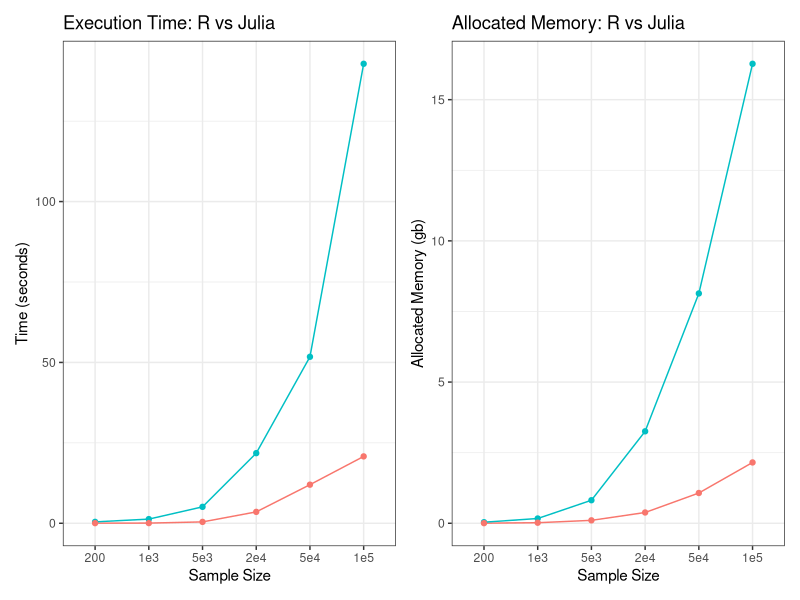
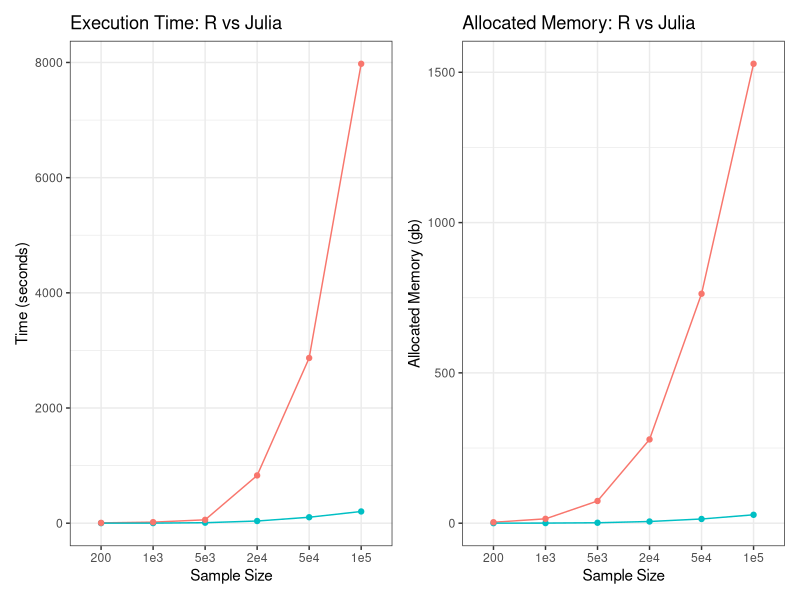

Write the R code that produced these figures, in order.
library(tidyverse)
library(ggplot2)
library(patchwork)

n_names <- c("200", "1e3", "5e3", "2e4", "5e4", "1e5")

julia_CI <- read.csv("Simulation 2/out/performance_summary_julia.csv") %>%
  extract(
    col     = file,
    into    = c("n", "nsim"),
    regex   = "data_(\\-?[0-9]+(?:\\.[0-9]+)?)_-3.8_0.5_0_(\\-?[0-9]+(?:\\.[0-9]+)?).csv",
    convert = TRUE,
    remove  = FALSE
  ) %>%
  group_by(n) %>%
  summarise(time_seconds = mean(time_seconds),
            alloc_gb = mean(alloc_kb)/(1024^2)) %>%
  mutate(lang = "Julia",
         n = n_names)

r_CI <- read.csv("Simulation 2/out/performance_summary_r.csv") %>%
  extract(
    col     = file,
    into    = c("n", "nsim"),
    regex   = "data_(\\-?[0-9]+(?:\\.[0-9]+)?)_-3.8_0.5_0_(\\-?[0-9]+(?:\\.[0-9]+)?).csv",
    convert = TRUE,
    remove  = FALSE
  ) %>%
  group_by(n) %>%
  summarise(time_seconds = mean(time_seconds, na.rm = TRUE), # rm missings introduced by non-inverse matrix error
            alloc_gb = mean(alloc_kb, na.rm = TRUE)/(1024^2)) %>%
  mutate(lang = "R",
         n = n_names)



julia_noCI <- read.csv("Simulation 2/out/performance_summary_noCI_julia.csv") %>%
  extract(
    col     = file,
    into    = c("n", "nsim"),
    regex   = "data_(\\-?[0-9]+(?:\\.[0-9]+)?)_-3.8_0.5_0_(\\-?[0-9]+(?:\\.[0-9]+)?).csv",
    convert = TRUE,
    remove  = FALSE
  ) %>%
  group_by(n) %>%
  summarise(time_seconds = mean(time_seconds),
            alloc_gb = mean(alloc_kb)/(1024^2)) %>%
  mutate(lang = "Julia",
         n = n_names)

r_noCI <- read.csv("Simulation 2/out/performance_summary_noCI_r.csv") %>%
  extract(
    col     = file,
    into    = c("n", "nsim"),
    regex   = "data_(\\-?[0-9]+(?:\\.[0-9]+)?)_-3.8_0.5_0_(\\-?[0-9]+(?:\\.[0-9]+)?).csv",
    convert = TRUE,
    remove  = FALSE
  ) %>%
  group_by(n) %>%
  summarise(time_seconds = mean(time_seconds),
            alloc_gb = mean(alloc_kb)/(1024^2)) %>%
  mutate(lang = "R",
         n = n_names)



noCI <- bind_rows(r_noCI, julia_noCI)


p_time_noCI <- ggplot(noCI, aes(x = factor(n, levels = n_names), y = time_seconds, color = lang, group = lang)) +
  geom_line(size = 0.5) +
  geom_point() +
  labs(
    x = "Sample Size",
    y = "Time (seconds)",
    title = "Execution Time: R vs Julia"
  ) +
  theme_bw() +
  theme(legend.position = "none")

p_memory_noCI <- ggplot(noCI, aes(x = factor(n, levels = n_names), y = alloc_gb, color = lang, group = lang)) +
  geom_line(size = 0.5) +
  geom_point() +
  labs(
    x = "Sample Size",
    y = "Allocated Memory (gb)",
    title = "Allocated Memory: R vs Julia"
  ) +
  theme_bw() +
  theme(legend.position = "none")

combined_noCI <- p_time_noCI + p_memory_noCI

ggsave("Simulation 2/out/plots/noCI_performance.png", combined_noCI, width = 10, height = 4, dpi = 300)

CI <- bind_rows(r_CI, julia_CI)

p_time_CI <- ggplot(CI, aes(x = factor(n, levels = n_names), y = time_seconds, color = lang, group = lang)) +
  geom_line(size = 0.5) +
  geom_point() +
  labs(
    x = "Sample Size",
    y = "Time (seconds)",
    title = "Execution Time: R vs Julia"
  ) +
  theme_bw() +
  theme(legend.position = "none")

p_memory_CI <- ggplot(CI, aes(x = factor(n, levels = n_names), y = alloc_gb, color = lang, group = lang)) +
  geom_line(size = 0.5) +
  geom_point() +
  labs(
    x = "Sample Size",
    y = "Allocated Memory (gb)",
    title = "Allocated Memory: R vs Julia"
  ) +
  theme_bw() +
  theme(legend.position = "none")

combined_CI <- p_time_CI + p_memory_CI

ggsave("Simulation 2/out/plots/CI_performance.png", combined_CI, width = 10, height = 4, dpi = 300)

# red line Julia
# blue line R



